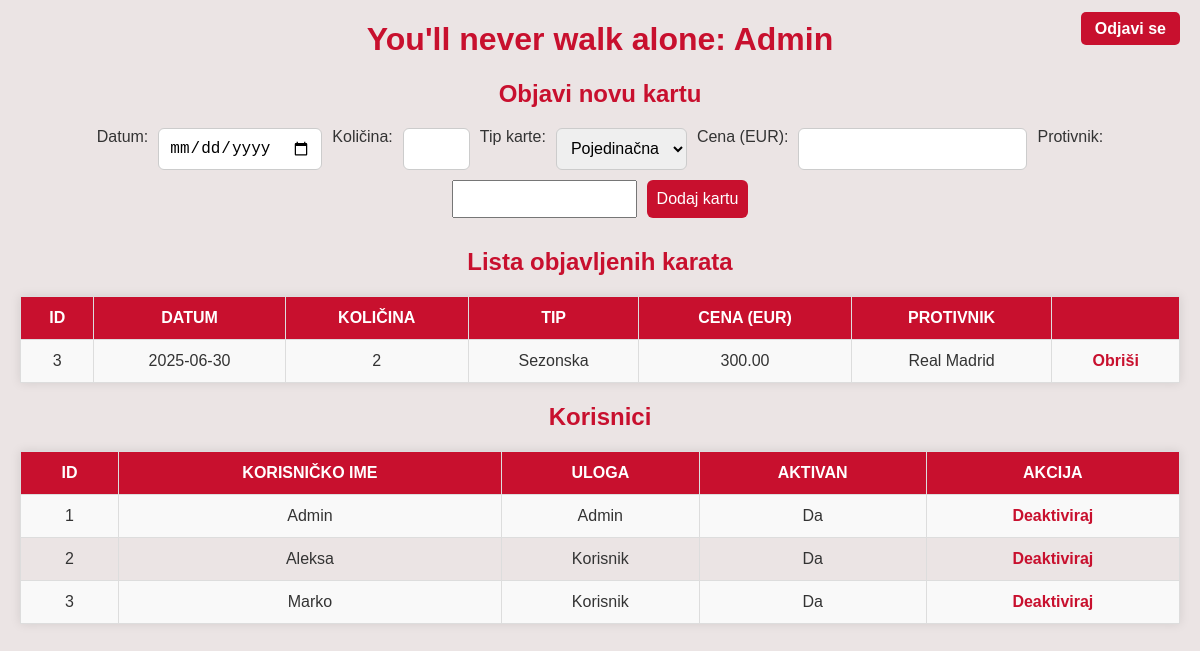
Page /admin.php (signed in) on the committed database.
### tables this page shows
CREATE TABLE `karte` (
  `id_karte` int(11) NOT NULL,
  `datum` date NOT NULL,
  `kolicina` int(11) NOT NULL,
  `tip` varchar(50) NOT NULL,
  `cena` decimal(10,2) NOT NULL,
  `protivnik` varchar(100) NOT NULL
);

CREATE TABLE `korisnik` (
  `id_korisnika` int(11) NOT NULL,
  `username` varchar(50) NOT NULL,
  `password` varchar(255) NOT NULL,
  `id_uloga` int(11) NOT NULL,
  `active` tinyint(1) DEFAULT 1
);

### admin.php (the view, shortened to what this page needs)
<?php
include 'conn.php';
$karte = $pdo->query("SELECT * FROM karte ORDER BY datum DESC")->fetchAll(PDO::FETCH_ASSOC);
$korisnici = $pdo->query("SELECT * FROM korisnik ORDER BY id_korisnika ASC")->fetchAll(PDO::FETCH_ASSOC);
?>
<!DOCTYPE html>
<html lang="sr">
<head>
    <link rel="stylesheet" href="admin.css">
</head>
<body>
    <h1>You'll never walk alone: <?php echo $_SESSION['username']; ?></h1>
    <div class="logout-link">
        <a href="logOut.php">Odjavi se</a>
    </div>
    <h2>Objavi novu kartu</h2>
    <form method="POST">
        Datum: <input type="date" name="datum" required>
        <label for="kolicina">Količina:</label>
        <input type="number" name="kolicina" id="kolicina" min="1" max="4">
        Tip karte:
        <select name="tip" required>
            <option value="pojedinacna">Pojedinačna</option>
        </select>
        Cena (EUR): <input type="number" name="cena" min="0" required>
        Protivnik: <input type="text" name="protivnik" required>
        <button type="submit" name="add_ticket">Dodaj kartu</button>
    </form>
    <h2>Lista objavljenih karata</h2>
    <table>
        <tr>
            <th>ID</th>
            <th>Datum</th>
            <th>Količina</th>
            <th>Tip</th>
            <th>Cena (EUR)</th>
            <th>Protivnik</th>
            <th></th>
        </tr>
        <?php foreach ($karte as $karta){ ?>
        <tr>
            <td><?php echo $karta['id_karte']; ?></td>
            <td><?php echo $karta['datum']; ?></td>
            <td><?php echo $karta['kolicina']; ?></td>
            <td><?php echo ucfirst($karta['tip']); ?></td>
            <td><?php echo number_format($karta['cena'], 2); ?></td>
            <td><?php echo $karta['protivnik']; ?></td>
            <td>
                <a href="admin.php?delete_ticket=<?php echo $karta['id_karte']; ?>" onclick="return confirm('Obrisati kartu?')">Obriši</a>
            </td>
        </tr>
        <?php }; ?>
   </table>
    <h2>Korisnici</h2>
    <table>
        <tr>
            <th>ID</th>
            <th>Korisničko ime</th>
            <th>Uloga</th>
            <th>Aktivan</th>
            <th>Akcija</th>
        </tr>
        <?php foreach ($korisnici as $korisnik){ ?>
        <tr>
            <td><?php echo $korisnik['id_korisnika']; ?></td>
            <td><?php echo $korisnik['username']; ?></td>
            <td>
                <?php echo ($korisnik['id_uloga'] == 1) ? 'Admin' : 'Korisnik'; ?>
            </td>
            <td>
                <?php echo $korisnik['active'] ? 'Da' : 'Ne'; ?>
            </td>
            <td>
                <a href="admin.php?aktiviraj_korisnika=<?php echo $korisnik['id_korisnika']; ?>">
                    <?php echo $korisnik['active'] ? 'Deaktiviraj' : 'Aktiviraj'; ?>
                </a>
            </td>
        </tr>
        <?php }; ?>
    </table>
</body>
</html>

### admin.css (style rules this page uses)
body { font-family: Arial, sans-serif; background-color: rgb(235, 228, 228); color: #333; margin: 20px; }
h1, h2 { color: #c8102e; text-align: center; }
a { color: #c8102e; text-decoration: none; font-weight: bold; }
table { width: 100%; border-collapse: collapse; margin: 20px 0; box-shadow: 0 0 10px rgba(0,0,0,0.1); }
th, td { border: 1px solid #ddd; padding: 12px; text-align: center; }
th { background-color: #c8102e; color: white; text-transform: uppercase; }
tr:nth-child(even) { background-color: #f9f9f9; }
form { display: flex; flex-wrap: wrap; justify-content: center; gap: 10px; margin-bottom: 30px; }
input[type="date"], input[type="number"], select, button { padding: 10px; font-size: 16px; border: 1px solid #ccc; border-radius: 6px; }
button { background-color: #c8102e; color: white; border: none; cursor: pointer; transition: background-color 0.3s ease; }
.logout-link { position: absolute; top: 20px; right: 20px; }
.logout-link a { background-color: #c8102e; color: white; padding: 8px 14px; border-radius: 5px; text-decoration: none; font-weight: bold; transition: background-color 0.3s ease; }

### rows in the picture
karte: id_karte "3", datum "2025-06-30", kolicina "2", tip "Sezonska", cena "300.00", protivnik "Real Madrid"
korisnik: id_korisnika "1", username "Admin", id_uloga "Admin", active "Da"
korisnik: id_korisnika "2", username "Aleksa", id_uloga "Korisnik", active "Da"
korisnik: id_korisnika "3", username "Marko", id_uloga "Korisnik", active "Da"

### other values in the picture
$_SESSION['username'] "Admin"
